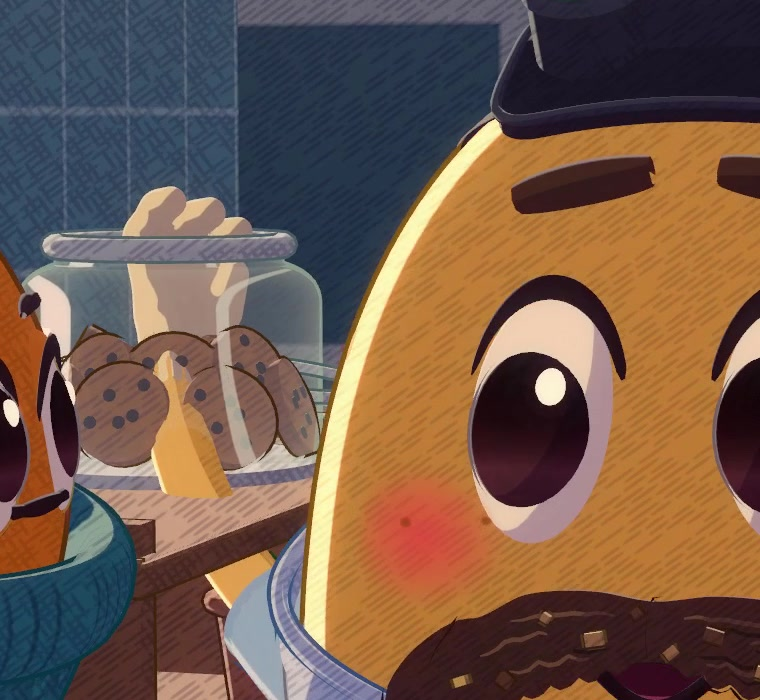
#> input picture jar-54.6.jpg, 760 x 700 px, given in place of plate-17-citadel-wall-noon.png, which was not available
$ python b-noon-plates.py ../../../../../../jar-54.6.jpg
#> lines starting #> are read from the running program, lines starting #| are printed output that depends on the picture; after the words box and inside, x2 and y2 are one past the last pixel; in counts of white or black regions, pixels touching at a corner belong together
#> in p17, img is the input picture: shape (700, 760, 3); mean R, G, B 115.4, 90.3, 75.5
#!/usr/bin/env python3
"""Block B3: prepares the two painted plates of engine/page/props-at-b-noon.js (kind atbnoon).
  python3 storyboards/series/ancient-aliens/03-atlantis/block-b/tools/b-noon-plates.py [17|19]
Source: /mnt/project-files/videos/ancient-aliens/03-atlantis/plates/plate-17-citadel-wall-noon.png and plate-19-bridge-noon.png (1536 x 1024).
Output: assets/props/atlantis/b-plate-17.webp, b-plate-19.webp (1536 x 1024, lossless-ish WebP). Deterministic.
  17: the painted alien is filled (the wall, posts and town mirrored in; the near plate top under its hands filled from below), the rope coil, the
      bucket, the loose rivet and every gold rivet on the near plates are painted out (the 3D scene models them).
  19: the balustrade (rail, balusters, plinth) is painted out (3D now) and the left trireme is painted out (a clear patch of water for the column).
All coordinates are plate pixels. RIVETS17 (below) is the same list props-at-b-noon.js builds in 3D."""
import sys, os
import numpy as np
from PIL import Image, ImageDraw, ImageFilter

ROOT = os.path.abspath(os.path.join(os.path.dirname(__file__), "../../../../../.."))
SRC = "/mnt/project-files/videos/ancient-aliens/03-atlantis/plates/"
OUT = ROOT + "/assets/props/atlantis/"
W, H = 1536, 1024

def poly_mask(polys, grow=0):
#> called with grow = 7
    m = Image.new("L", (W, H), 0); d = ImageDraw.Draw(m)
#> after `m = Image.new('L', (W, H), 0)`: m: PIL image 1536x1024 L; every value is 0
    for p in polys: d.polygon([tuple(q) for q in p], fill=255)
    if grow: m = m.filter(ImageFilter.MaxFilter(grow * 2 + 1))
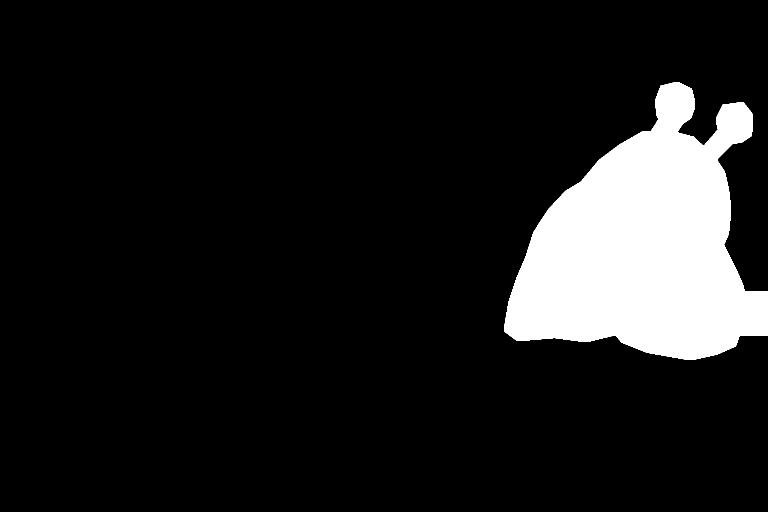
#> m: PIL image 1536x1024 L (shown at 1/2 size); 11.2% white; 1 white region, box (x1, y1, x2, y2) and area: (1009, 165, 1536, 720) 176170
    return np.array(m) > 0

def mirror_fill_h(img, mask, xm=1010, span=500):
    """the masked pixels take the pixels left of the axis x = xm, mirrored (one axis for every row: posts and plates keep their shape)."""
    out = img.copy(); ys, xs = np.where(mask)
    ph = (xs - xm) % (2 * span); sx = np.where(ph < span, xm - ph, xm - (2 * span - ph))
    out[ys, xs] = img[ys, np.clip(sx, 0, W - 1)]; return out

# [40 lines left out: functions mirror_fill_v, row_fill, soften, diffuse_fill, not called in this run]

ALIEN = [
    [(1290, 270), (1245, 296), (1205, 326), (1168, 370), (1138, 388), (1104, 424), (1074, 470), (1058, 520), (1040, 562), (1024, 610), (1016, 656), (1040, 674), (1110, 668), (1170, 676), (1235, 660), (1250, 678),
     (1300, 698), (1380, 712), (1426, 702), (1464, 685), (1473, 660), (1456, 648), (1500, 642), (1514, 630), (1497, 612), (1484, 598), (1478, 575), (1465, 545), (1450, 515), (1437, 490), (1450, 460), (1454, 420),
     (1450, 385), (1442, 350), (1426, 326), (1405, 304), (1380, 280), (1335, 268)],
    [(1318, 205), (1328, 178), (1352, 172), (1376, 184), (1382, 208), (1374, 230), (1358, 240), (1344, 262), (1322, 296), (1294, 302), (1304, 276), (1328, 238), (1320, 224)],
    [(1440, 590), (1536, 590), (1536, 664), (1440, 664)],
    [(1396, 318), (1430, 280), (1445, 262), (1440, 240), (1452, 216), (1480, 212), (1498, 235), (1496, 264), (1476, 278), (1458, 280), (1428, 310), (1418, 334)],
]
BENCH_BACK = lambda x: 682 - 0.147 * (x - 1170)    # back edge of the near plate top (px), where the hands rest on it
ROPE = [[(50, 742), (58, 700), (118, 652), (220, 636), (332, 656), (384, 716), (390, 764), (330, 794), (222, 790), (100, 768)]]
BUCKET = [[(410, 700), (560, 700), (560, 748), (410, 748)], [(398, 592), (440, 574), (522, 574), (574, 596), (578, 650), (566, 694), (542, 724), (480, 726), (426, 710), (398, 656)], [(372, 700), (420, 690), (440, 722), (390, 722)]]
RIVET = [[(556, 698), (606, 690), (644, 704), (646, 732), (602, 742), (560, 738)]]
# the gold rivets of the near plates (hand-listed from the painting: x, y, radius, T top face | F front face): painted out here, built in 3D by props-at-b-noon.js
RIVETS17 = [(416, 865, 17, "T"), (465, 932, 17, "T"), (505, 1005, 17, "T"), (511, 840, 16, "T"), (553, 913, 17, "T"), (598, 973, 18, "T"), (657, 808, 13, "T"), (743, 787, 13, "T"), (843, 762, 13, "T"),
            (921, 744, 13, "T"), (993, 728, 13, "T"), (1134, 689, 12, "T"), (1196, 672, 10, "T"), (1248, 838, 16, "T"), (1321, 814, 15, "T"), (1365, 876, 12, "T"), (1452, 857, 8, "T"), (1522, 789, 10, "T"),
            (1165, 918, 10, "F"), (1066, 936, 11, "F"), (946, 961, 11, "F"), (830, 986, 11, "F"), (730, 1008, 11, "F"), (1272, 896, 10, "F"), (1295, 987, 9, "F"), (1365, 975, 11, "F")]

def p17():
    img = np.array(Image.open(SRC + "plate-17-citadel-wall-noon.png").convert("RGB"))
    alien = poly_mask(ALIEN, grow=7)
    yy, xx = np.mgrid[0:H, 0:W]
    low = alien & (yy > BENCH_BACK(xx) - 6) & (xx > 1235)
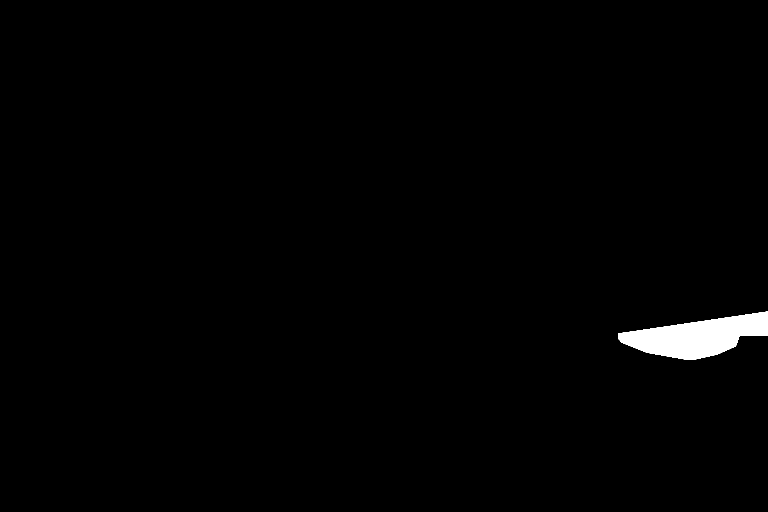
#> low: shape (1024, 1536) bool (shown at 1/2 size); 1% white; 1 white region, box (x1, y1, x2, y2) and area: (1236, 623, 1536, 720) 16480
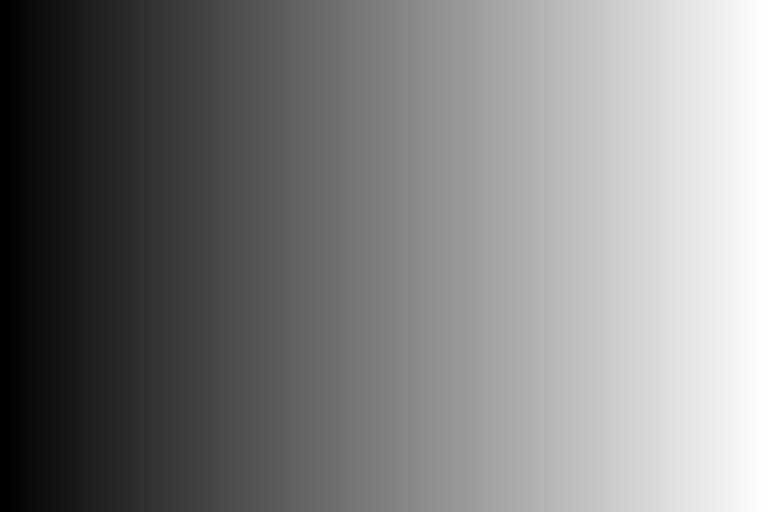
#> xx: shape (1024, 1536) int64 (shown at 1/2 size); min 0, max 1535, mean 767.5; drawn with min black and max white
    img = mirror_fill_h(img, alien & ~low)
#> in mirror_fill_h, `ys, xs = np.where(mask)`:
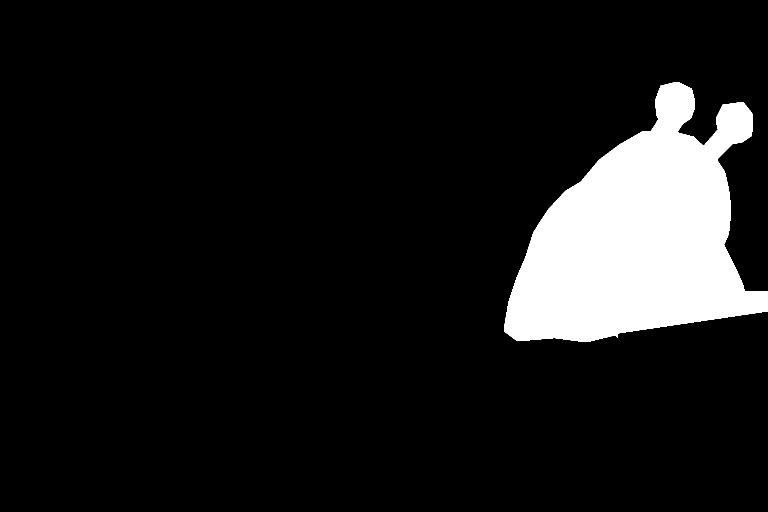
#> mask: shape (1024, 1536) bool (shown at 1/2 size); 10.2% white; 1 white region, box (x1, y1, x2, y2) and area: (1009, 165, 1536, 684) 159690
    img = mirror_fill_v(img, low, 90)
    img = soften(img, alien)
    yy, xx = np.mgrid[0:H, 0:W]
    for x, y, r, _ in RIVETS17:   # a rivet: the disk takes the mean of the metal in a ring round it, fading out over the ring
        d = np.hypot(xx - x, yy - y); ring = (d > r * 1.2 + 2) & (d < r * 1.55 + 5); mean = img[ring].mean(0)
        k = np.clip((r * 1.3 + 3 - d) / (r * 0.3 + 2), 0, 1)[..., None]; k[d > r * 1.7 + 6] = 0
        img = (img * (1 - k) + mean * k).astype(np.uint8)
    for polys in (ROPE, RIVET):
        m = poly_mask(polys, grow=2); img = row_fill(img, m, (660, 900)); img = soften(img, m)
    mb = poly_mask(BUCKET, grow=2); yy, xx = np.mgrid[0:H, 0:W]    # the bucket stood before the wall plates (left) and the stone post (right)
    img = row_fill(img, mb & (yy < 662) & (xx < 508), (284, 392)); img = row_fill(img, mb & (yy < 662) & (xx >= 508), (584, 622)); img = row_fill(img, mb & (yy >= 662), (660, 900)); img = soften(img, mb)
    return img

# [42 lines left out: functions p19, skyline, not called in this run]

if __name__ == "__main__":
    if "--skyline" in sys.argv:
        for n, f in (("17", "plate-17-citadel-wall-noon.png"), ("19", "plate-19-bridge-noon.png")): print(n, skyline(SRC + f))
        sys.exit(0)
    which = [a for a in sys.argv[1:] if a in ("17", "19")] or ["17", "19"]
    os.makedirs(OUT, exist_ok=True)
    if "17" in which:
#> (the run stopped early here; a loop or call above may not have finished)
